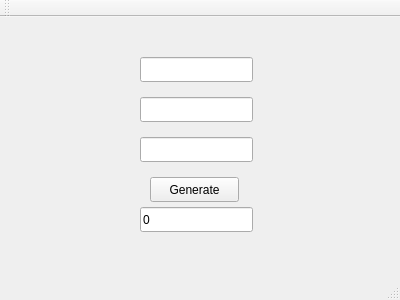
<?xml version="1.0" encoding="UTF-8"?>
<ui version="4.0">
 <class>MainWindow</class>
 <widget class="QMainWindow" name="MainWindow">
  <property name="geometry">
   <rect>
    <x>0</x>
    <y>0</y>
    <width>400</width>
    <height>300</height>
   </rect>
  </property>
  <property name="windowTitle">
   <string>MainWindow</string>
  </property>
  <widget class="QWidget" name="centralWidget">
   <widget class="QLineEdit" name="site_lineEdit">
    <property name="geometry">
     <rect>
      <x>140</x>
      <y>40</y>
      <width>113</width>
      <height>25</height>
     </rect>
    </property>
   </widget>
   <widget class="QLineEdit" name="username_lineEdit">
    <property name="geometry">
     <rect>
      <x>140</x>
      <y>80</y>
      <width>113</width>
      <height>25</height>
     </rect>
    </property>
   </widget>
   <widget class="QPushButton" name="generate_pushButton">
    <property name="geometry">
     <rect>
      <x>150</x>
      <y>160</y>
      <width>89</width>
      <height>25</height>
     </rect>
    </property>
    <property name="text">
     <string>Generate</string>
    </property>
   </widget>
   <widget class="QLineEdit" name="password_lineEdit">
    <property name="geometry">
     <rect>
      <x>140</x>
      <y>120</y>
      <width>113</width>
      <height>25</height>
     </rect>
    </property>
   </widget>
   <widget class="QLineEdit" name="counter_lineEdit">
    <property name="geometry">
     <rect>
      <x>140</x>
      <y>190</y>
      <width>113</width>
      <height>25</height>
     </rect>
    </property>
    <property name="text">
     <string>0</string>
    </property>
   </widget>
  </widget>
  <widget class="QMenuBar" name="menuBar">
   <property name="geometry">
    <rect>
     <x>0</x>
     <y>0</y>
     <width>400</width>
     <height>22</height>
    </rect>
   </property>
  </widget>
  <widget class="QToolBar" name="mainToolBar">
   <attribute name="toolBarArea">
    <enum>TopToolBarArea</enum>
   </attribute>
   <attribute name="toolBarBreak">
    <bool>false</bool>
   </attribute>
  </widget>
  <widget class="QStatusBar" name="statusBar"/>
  <action name="actionPassword_length">
   <property name="text">
    <string>Password length</string>
   </property>
  </action>
 </widget>
 <layoutdefault spacing="6" margin="11"/>
 <resources/>
 <connections/>
</ui>
